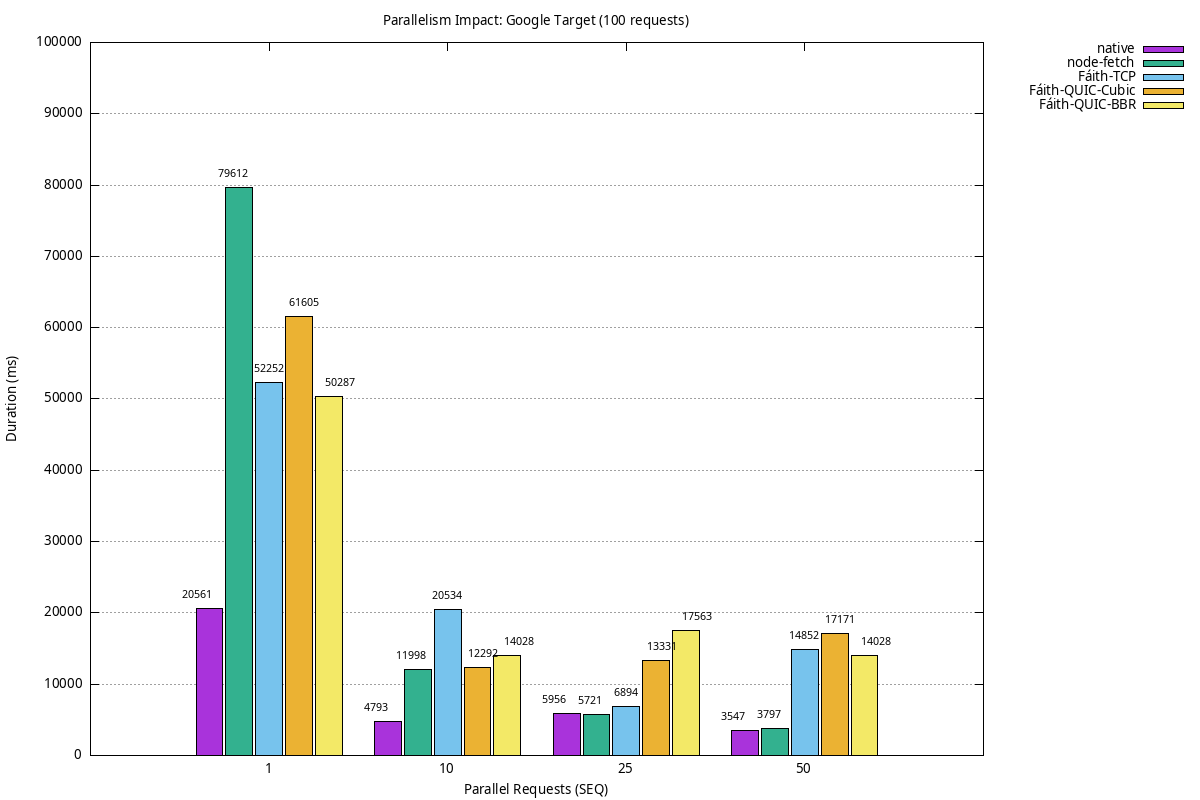

Write gnuplot code to recreate this figure.
set terminal png size 1200,800 font "sans,10" enhanced
set output 'charts/parallelism_google.png'
set title 'Parallelism Impact: Google Target (100 requests)'
set xlabel 'Parallel Requests (SEQ)'
set ylabel 'Duration (ms)'
set grid ytics
set key outside right top
set style data histograms
set style histogram clustered gap 1
set style fill solid 0.8 border -1
set boxwidth 0.9
set offset 0,0,graph 0.15,0
set xtics ("1" 0, "10" 1, "25" 2, "50" 3)


plot 'charts/parallelism_google_data.txt' using 2:xtic(1) title 'native', \
     '' using 3 title 'node-fetch', \
     '' using 4 title 'Fáith-TCP', \
     '' using 5 title 'Fáith-QUIC-Cubic', \
     '' using 6 title 'Fáith-QUIC-BBR', \
     '' using ($0-0.4):2:(sprintf("%.0f",$2)) with labels center offset 0,1 font ",8" notitle, \
     '' using ($0-0.2):3:(sprintf("%.0f",$3)) with labels center offset 0,1 font ",8" notitle, \
     '' using ($0):4:(sprintf("%.0f",$4)) with labels center offset 0,1 font ",8" notitle, \
     '' using ($0+0.2):5:(sprintf("%.0f",$5)) with labels center offset 0,1 font ",8" notitle, \
     '' using ($0+0.4):6:(sprintf("%.0f",$6)) with labels center offset 0,1 font ",8" notitle
